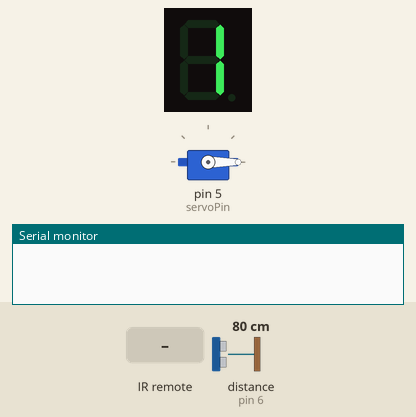
This sketch was run on a simulated Arduino Uno, built with avr-gcc and run on an emulated ATmega328P. Shown: 1-digit seven-segment display, servo, the last lines printed to the serial monitor. Wiring (inferred from the names in the program): 1-digit 7-segment display, segments lit when LOW: segments pin 13, pin 12, pin 11, pin 10, pin 9, pin 8, pin 4. The test bench sets the inputs (shaded band); at power-on: distance to the obstacle (sensor on pin 6) 80 cm. The echo pulse lasts 58.3 µs per cm; the segment pins are drawn as the display they are named for.

Above: at 1.2 s.
1.3 s: infrared code 0xFD00FF received
At 3.2 s:
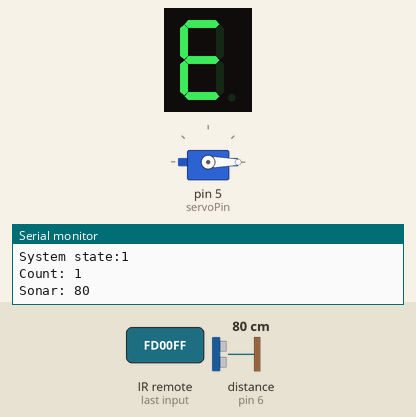
At 4.1 s:
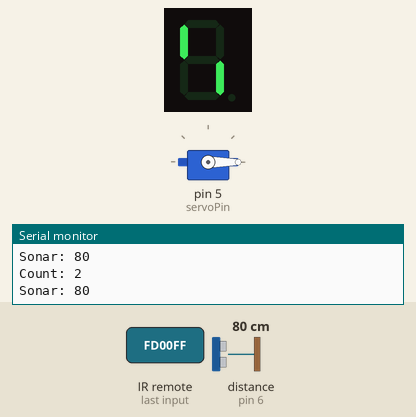
4.3 s: distance to the obstacle (sensor on pin 6) set to 127 cm
7.3 s: distance to the obstacle (sensor on pin 6) set to 135 cm
8.8 s: distance to the obstacle (sensor on pin 6) set to 2 cm
At 11.5 s:
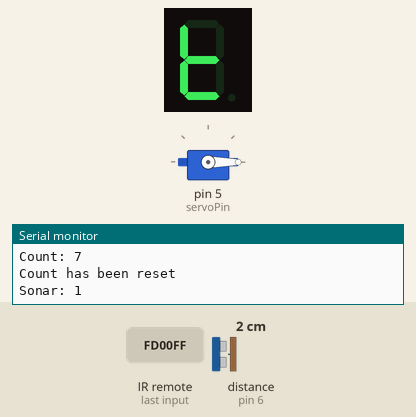
11.8 s: distance to the obstacle (sensor on pin 6) set to 250 cm
Timing chart, 0 to 14.3 s (numbered marks = the images above; inputs shaded):
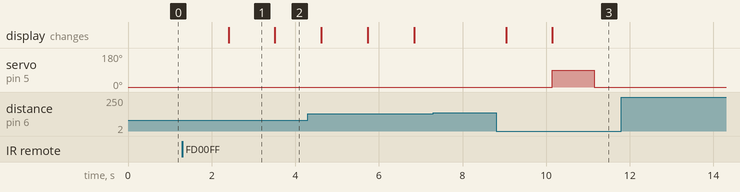

Measured:
- after the input at 1.3 s, the display: changes after 1.1 s (image 1)
- after the input at 8.8 s, servo on pin 5 (servoPin): 0° → 90° after 1.4 s, → 0° 1.0 s later; the display: first changes after 0.25 s (image 3 shows a later state)
- what the display in image 1 shows lasts 1.1 s, from 2.4 s to 3.5 s

The sketch:

empaquetador_de_galletas.ino
```cpp
// C++ code
//

#include <Servo.h>
#include <IRremote.h>

Servo myservo;		// servo variables
int servoPin = 5;

// Letters from "a" to "g" are related to 7-segment
int a = 13;
int b = 12;
int c = 11;
int d = 10;
int e = 9;
int f = 8;
int g = 4;

// IR variables and constants
bool isEnabled = false;		// Boolean for system state
int RECV_PIN = 3;			// Receving digital pin
IRrecv irrecv(RECV_PIN); 	// Initialize sensor
decode_results results;		// Variable for received code

// Counter variables and constants
int packageCount = 0;				// Count of cookies
const int packageGoal = 7;			// Goal of cookies per package
const int cookieThreshold = 130;	// Threshold distance to consider a cookie has been detected

void setup()
{
  pinMode(a, OUTPUT); 	// This stablish the digital outputs...
  pinMode(b, OUTPUT);
  pinMode(c, OUTPUT);
  pinMode(d, OUTPUT);
  pinMode(e, OUTPUT);
  pinMode(f, OUTPUT);
  pinMode(g, OUTPUT);

  myservo.attach(servoPin);
  myservo.write(0);
  Serial.begin(9600);
  irrecv.enableIRIn();	// Start the receiver

  display(-1);			// System starts at state "disabled"
}

/*
	SONAR READ DISTANCE MODULE
    Source: https://www.tinkercad.com/things/bwx3HVeX1Jn
    Description: Detects the cookies to increase the counter.
*/
int sonarReading = 0;	// sonar variables
int echoPin = 6;
int triggerPin = 7;
long readUltrasonicDistance(int triggerPin, int echoPin)	// sonar function
{
  pinMode(triggerPin, OUTPUT);	// Clear the trigger
  digitalWrite(triggerPin, LOW);
  delayMicroseconds(2);
  // Sets the trigger pin to HIGH state for 10 microseconds
  digitalWrite(triggerPin, HIGH);
  delayMicroseconds(10);
  digitalWrite(triggerPin, LOW);
  pinMode(echoPin, INPUT);
  // Reads the echo pin, and returns the sound wave travel time in microseconds
  return pulseIn(echoPin, HIGH);
}

/*
	SERVO MOVEMENT MODULE
    Source: own
    Description: Moves the servo to a position
    and then returns it to the starting point to
    simulate the movement of a mechanical arm that
    packs cookies.
*/
void packageCookies()
{
  myservo.write(90);	// Moves the servo
  delay(1000);
  myservo.write(0);		// Returns servo to starting position
}

/*
	IR MODULE
    Source: https://www.tinkercad.com/things/0n2VuaSIEZV
    Description: Checks if any IR signal has been sent.
	If the ON/OFF button is detected the state of the system changes.
*/
void checkIRSignal()
{
  if (irrecv.decode(&results)) {		// Receives button code
  	Serial.println(results.value, DEC); // Shows code through terminal
  	if (results.value == 16580863){		// Check if ON/OFF button was pressed
      isEnabled = !isEnabled;			// System state changes
      display(-1);						// Display E for error
      Serial.print("System state:");
      Serial.println(isEnabled);
  	}
  	irrecv.resume(); 					// Reset sensor
  }
  delay(100);
}

/*
	7 SEGMENTS MODULE
    Source: https://www.tinkercad.com/things/lm0lS38Mq42
    Description: Writes the given segments to the output pins.
*/
void seg7(int a, int b, int c, int d, int e, int f, int g)
{

  // 7-segment variables assignation
  digitalWrite(4,g);
  digitalWrite(8,f);
  digitalWrite(9,e);
  digitalWrite(10,d);
  digitalWrite(11,c);
  digitalWrite(12,b);
  digitalWrite(13,a);
}

/*
	DISPLAY MODULE
    Source: https://www.tinkercad.com/things/lm0lS38Mq42
    Description: Translates number to 7 segments and displays it.
    Inspired from source, not copied.
*/
void display(int n)
{
  switch(n){
  	case 0:
      seg7(1,1,1,1,1,1,0);
      break;
    case 1:
      seg7(0,1,1,0,0,0,0);
      break;
    case 2:
      seg7(1,1,0,1,1,0,1);
      break;
    case 3:
      seg7(1,1,1,1,0,0,1);
      break;
    case 4:
      seg7(0,1,1,0,0,1,1);
      break;
    case 5:
      seg7(1,0,1,1,0,1,1);
      break;
    case 6:
      seg7(1,0,1,1,1,1,1);
      break;
    case 7:
      seg7(1,1,1,0,0,0,0);
      break;
    case 8:
      seg7(1,1,1,1,1,1,1);
      break;
    case 9:
      seg7(1,1,1,1,0,1,1);
      break;
    default:
      seg7(1,0,0,1,1,1,1);	// ERROR
      break;
  }
}


/*
	COUNTER MODULE
    Source: own
    Description: Checks if signal from sonar has detected a cookie.
	If so, it increases the count of cookies and when it reaches the
    given package amount, it activates the servo packaging function.
    It also sends the count to display.
*/
void counter()
{
  if (sonarReading < cookieThreshold){	// Check if cookie is detected.
  	packageCount++;						// If so, increase counter.
    display(packageCount);				// Show counter on 7-segments display
    Serial.print("Count: ");
    Serial.println(packageCount);		// Print the current number of cookies.
    if(packageCount >= packageGoal){	// Check if package of cookies is completed.
      packageCookies();					// If so, move servo
      packageCount = 0;					// Reset count
      Serial.println("Count has been reset");
    }
  }
}


void loop()
{
  checkIRSignal();
  if(isEnabled){
    delay(1000);	// Wait for 1000 millisecond(s)
    sonarReading = 0.01723 * readUltrasonicDistance(triggerPin,echoPin);
    counter();
    Serial.print("Sonar: ");
    Serial.println(sonarReading);
  }
}
```

IRdemo.c
```cpp
// (licence header left out)
#include <IRremote.h>

int RECV_PIN = 10;

IRrecv irrecv(RECV_PIN); // Inicializar sensor

decode_results results;	// Variable para codigo de boton

void setup()
{
  Serial.begin(9600);
  // In case the interrupt driver crashes on setup, give a clue
  // to the user what's going on.
  Serial.println("Enabling IRin");
  irrecv.enableIRIn(); // Start the receiver
  Serial.println("Enabled IRin");
  pinMode(13,OUTPUT);
}


void loop() {
  if (irrecv.decode(&results)) {	// Recibe codigo de boton
    Serial.println(results.value, DEC);
    if (results.value == 16580863){
     digitalWrite(13,HIGH);
    }
    irrecv.resume(); // Reinicia sensor
  }
  delay(100);
}
```
